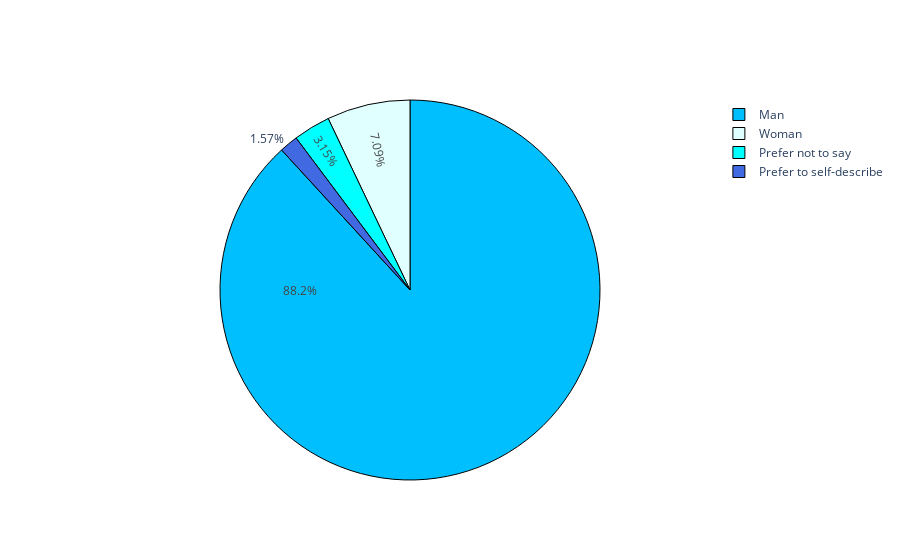

This figure's notebook cell:
### Markdown cell above
Whether each gender is equally participating?

### Code cell
#Taking only ages over 70 from each year
aged_70_20=df_2020[df_2020['Q1']=='70+']
aged_70_21=df_2021[df_2021['Q1']=='70+']
aged_70_22=df_2022[df_2022['Q2']=='70+']
colors = [' deepskyblue', 'lightcyan', ' cyan ','royalblue'] 
gender22=aged_70_22['Q3'].value_counts(sort=True)
labels=gender22.index
values=gender22.values
fig = go.Figure(data=[go.Pie(labels=labels, values=values, textinfo='percent',
                             insidetextorientation='radial',marker=dict(colors=colors)
                            )])
fig.data[0].marker.line.width = 1
fig.data[0].marker.line.color = "black"

fig.show()

### Figure 1 — Plotly figure (JSON) as saved in the notebook; plotly's stock layout.template omitted (floating-point values rounded to 4 significant figures)
{"data": [{"insidetextorientation": "radial", "labels": ["Man", "Woman", "Prefer not to say", "Prefer to self-describe"], "marker": {"colors": [" deepskyblue", "lightcyan", " cyan ", "royalblue"], "line": {"color": "black", "width": 1}}, "textinfo": "percent", "type": "pie", "values": [112, 9, 4, 2]}], "layout": {}}
